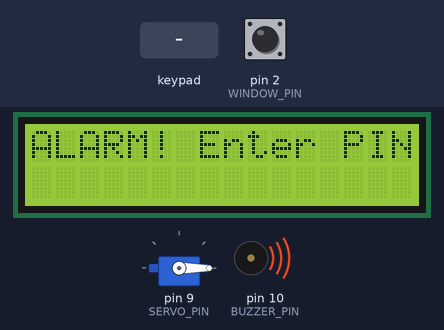
Recording of a sketch running on a simulated Arduino Uno, built with avr-gcc and run on an emulated ATmega328P. On the bench: servo, 16×2 character LCD, buzzer (waves = sounding, pin HIGH). The test bench sets the inputs (shaded band); at power-on: pin 2 (WINDOW_PIN) HIGH.

Above: at 3.8 s.
3.9 s: keypad keys 5 5 5 5 # pressed 0.4 s apart
At 6.3 s:
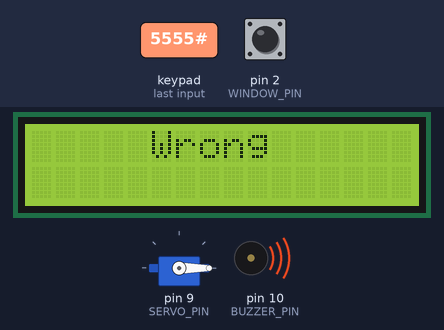
7.4 s: keypad keys 9 9 9 9 # pressed 0.4 s apart
At 9.5 s:
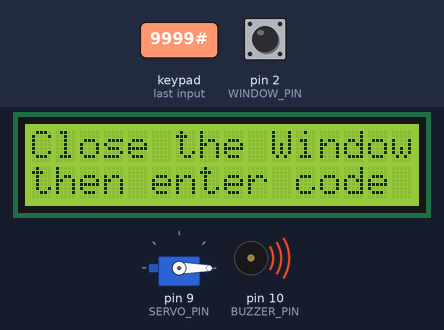
12.4 s: key '1' pressed
At 13.5 s:
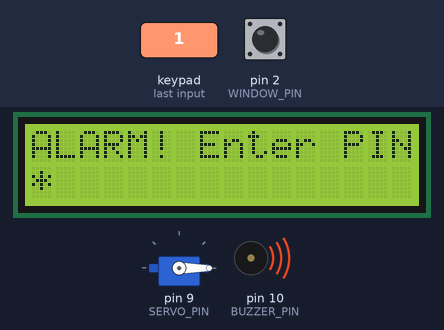
13.9 s: keypad keys 5 5 5 5 pressed 0.4 s apart
At 15.7 s:
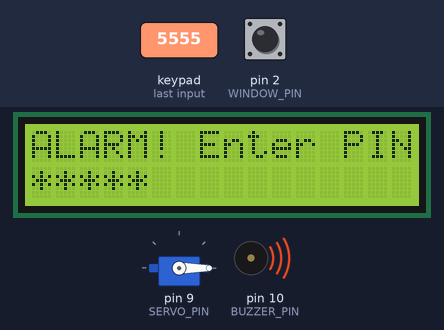
17.0 s: key '2' pressed
At 18.1 s:
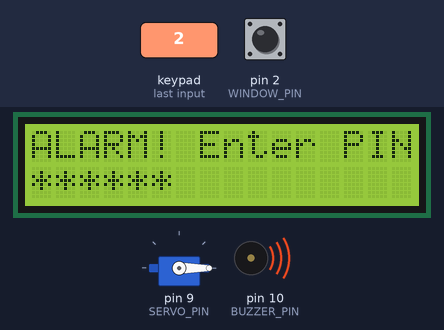
18.5 s: key '3' pressed
At 19.3 s:
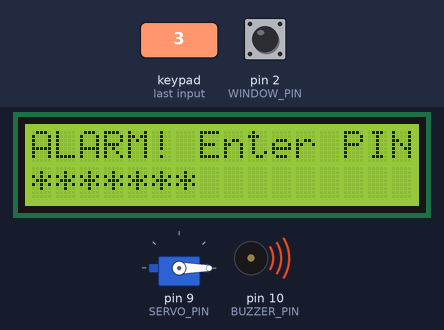
Timing chart, 0 to 21.0 s (numbered marks = the images above; inputs shaded):
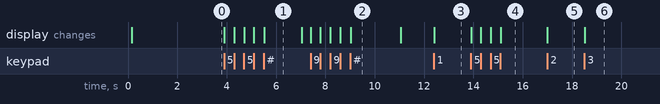

Measured:
- after the input at 3.9 s, the display: first changes at once (image 1 shows a later state)
- after the input at 7.4 s, the display: first changes at once (image 2 shows a later state)
- after the input at 12.4 s, the display: changes at once (image 3)
- after the input at 13.9 s, the display: first changes at once (image 4 shows a later state)
- after the input at 17.0 s, the display: changes at once (image 5)
- after the input at 18.5 s, the display: changes at once (image 6)
- what the display in image 1 shows lasts 1.5 s, from 5.5 s to 7.0 s

The sketch:

password_keypad.ino
```cpp
#include <Wire.h>
#include <LiquidCrystal_I2C.h>
#include <Keypad_I2C.h>
#include <Keypad.h>
#include <Servo.h>

// توصيلات الحساس والسيرفو والبزر
const byte WINDOW_PIN = 2;     // حساس الشباك MC-38
const byte SERVO_PIN  = 9;     // سيرفو الباب
const byte BUZZER_PIN = 10;    // البزر

// إعدادات الحساس والبزر وحركة الباب
const bool WINDOW_OPEN_LEVEL = HIGH;   // لما الشباك يفتح القراءة تبقى HIGH، ولو العكس نخليها LOW
const bool BUZZER_ACTIVE = true;       // لو البزر active نخليها true ولو passive نخليها false
const unsigned long WINDOW_DEBOUNCE_MS = 50;

const int SERVO_CLOSED = 0;            // زاوية الباب وهو مقفول
const int SERVO_OPEN   = 90;           // زاوية الباب وهو مفتوح
const unsigned long DOOR_OPEN_TIME = 5000;   // الباب يفضل مفتوح 5 ثواني

// الشاشة
LiquidCrystal_I2C lcd(0x27, 16, 2);

// عدد الصفوف والأعمدة بتوع الكيباد
const byte ROWS = 4;
const byte COLS = 3;

// شكل الأزرار على الكيباد
char keys[ROWS][COLS] = {
  {'1','2','3'},
  {'4','5','6'},
  {'7','8','9'},
  {'*','0','#'}
};

// توصيلات الصفوف والأعمدة
byte rowPins[ROWS] = {0, 1, 2, 4};
byte colPins[COLS] = {5, 6, 7};

// عنوان الكيباد
byte keypad_address = 0x26;

// تعريف الكيباد
Keypad_I2C kpd(makeKeymap(keys), rowPins, colPins, ROWS, COLS, keypad_address);

// تعريف السيرفو
Servo doorServo;

// هنا بنحدد الباسوردات
String inputPassword = "";
const String CORRECT_PASSWORD   = "5555";   // الباسورد العادي
const String ALARM_OFF_PASSWORD = "9999";   // الباسورد اللي بيوقف الإنذار

// بنخزن حالة الإنذار والباب
bool alarmActive = false;
unsigned long windowOpenSince = 0;

bool doorOpen = false;
unsigned long doorOpenSince = 0;

// تشغيل البزر
void buzzerOn() {
  if (BUZZER_ACTIVE) digitalWrite(BUZZER_PIN, HIGH);
  else tone(BUZZER_PIN, 2000);
}

// إيقاف البزر
void buzzerOff() {
  if (BUZZER_ACTIVE) digitalWrite(BUZZER_PIN, LOW);
  else noTone(BUZZER_PIN);
}

// فتح الباب
void openDoor() {
  doorServo.write(SERVO_OPEN);
  doorOpen = true;
  doorOpenSince = millis();      // لو الباب اتفتح تاني بنبدأ حساب الخمس ثواني من جديد
}

// نشوف إذا كان وقت قفل الباب جه ولا لسه
void updateDoor() {
  if (doorOpen && millis() - doorOpenSince >= DOOR_OPEN_TIME) {
    doorServo.write(SERVO_CLOSED);
    doorOpen = false;
  }
}

// نشوف الشباك مفتوح ولا مقفول
bool windowIsOpen() {
  return digitalRead(WINDOW_PIN) == WINDOW_OPEN_LEVEL;
}

// تشغيل الإنذار لما الشباك يتفتح
void startAlarm() {
  alarmActive = true;
  buzzerOn();
  resetPasswordScreen();      // نعرض رسالة الإنذار على الشاشة
}

void checkWindow() {
  if (alarmActive) return;
  if (windowIsOpen()) {
    if (windowOpenSince == 0) windowOpenSince = millis();
    else if (millis() - windowOpenSince >= WINDOW_DEBOUNCE_MS) startAlarm();
  } else {
    windowOpenSince = 0;
  }
}

// الحاجات اللي بنحتاج نتابعها طول ما الجهاز شغال
void backgroundTasks() {
  checkWindow();
  updateDoor();
}

// الانتظار من غير ما نوقف متابعة الشباك والباب
void waitMs(unsigned long ms) {
  unsigned long start = millis();
  while (millis() - start < ms) {
    backgroundTasks();
  }
}

void setup() {
  Wire.begin();

  // تجهيز الحساس والبزر
  pinMode(WINDOW_PIN, INPUT_PULLUP);
  pinMode(BUZZER_PIN, OUTPUT);
  buzzerOff();

  // تجهيز السيرفو وخليه على وضع قفل الباب
  doorServo.attach(SERVO_PIN);
  doorServo.write(SERVO_CLOSED);

  // تشغيل الشاشة
  lcd.init();
  lcd.backlight();

  // تشغيل الكيباد
  kpd.begin();

  // أول ما الجهاز يشتغل تظهر رسالة الترحيب
  lcd.setCursor(0, 0);
  lcd.print("   Welcome!   ");
  lcd.setCursor(0, 1);
  lcd.print(" Security System");
  waitMs(2500);

  // بعد الترحيب نروح لشاشة الباسورد
  resetPasswordScreen();
}

void loop() {
  // متابعة الشباك والباب طول ما الجهاز شغال
  backgroundTasks();

  // نشوف المستخدم ضغط على أنهي زرار
  char key = kpd.getKey();

  if (key) {
    if (key == '#') {
      // لما يدوس شباك نتأكد من الباسورد
      checkPassword();
    }
    else if (key == '*') {
      // لما يدوس نجمة نمسح آخر رقم
      if (inputPassword.length() > 0) {
        inputPassword.remove(inputPassword.length() - 1);
        lcd.setCursor(inputPassword.length(), 1);
        lcd.print(" ");
        lcd.setCursor(inputPassword.length(), 1);
      }
    }
    else {
      // أي رقم يكتبه يظهر مكانه نجمة
      if (inputPassword.length() < 16) {
        inputPassword += key;
        lcd.setCursor(inputPassword.length() - 1, 1);
        lcd.print("*");
      }
    }
  }
}

// نجهز الشاشة ونكتب الرسالة المناسبة
void resetPasswordScreen() {
  inputPassword = "";
  lcd.clear();
  lcd.setCursor(0, 0);
  if (alarmActive) lcd.print("ALARM! Enter PIN");
  else             lcd.print("Enter Password:");
  lcd.setCursor(0, 1);
}

// نعرض رسالة على الشاشة شوية وبعدين نكمل
void showMessage(const char* line1, const char* line2, unsigned long ms) {
  lcd.clear();
  lcd.setCursor(0, 0);
  lcd.print(line1);
  lcd.setCursor(0, 1);
  lcd.print(line2);
  waitMs(ms);
}

// هنا بنشوف الباسورد صح ولا غلط
void checkPassword() {
  if (alarmActive) {
    // لو الإنذار شغال لازم يدخل 9999 عشان يوقفه
    if (inputPassword == ALARM_OFF_PASSWORD) {
      if (windowIsOpen()) {
        showMessage("Close the Window", "then enter code", 2000);
      } else {
        alarmActive = false;
        windowOpenSince = 0;
        buzzerOff();
        showMessage("   Alarm Off   ", "", 2000);
      }
    } else {
      showMessage("     Wrong     ", "", 1500);
    }
  } else {
    // لو مفيش إنذار بنستخدم الباسورد العادي لفتح الباب
    if (inputPassword == CORRECT_PASSWORD) {
      openDoor();
      showMessage("   Right Pin   ", "   Door Open   ", 2000);
    } else {
      showMessage("     Wrong     ", "", 2000);
    }
  }

  // بعد ما نخلص نرجع نطلب الباسورد تاني
  resetPasswordScreen();
}
```
